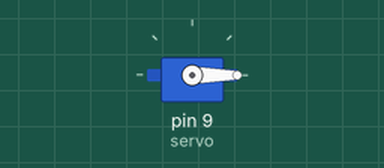
Bench run of a sketch on a simulated Arduino Uno, built with avr-gcc and run on an emulated ATmega328P. Parts: servo.

Above: at 0.05 s.
Timing chart, 0 to 3.0 s (numbered marks = the images above):
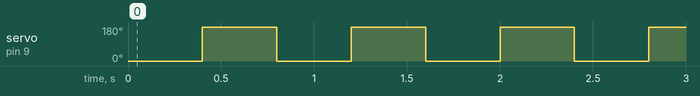

Measured:
- by itself, servo on pin 9 (servo): alternates 180° for 0.40 s and 0° for 0.40 s

The sketch:

sketch-servo-motor.ino
```cpp
#include <Servo.h>
Servo servo;

void setup() {
  servo.attach(9);
}

void loop() {
  servo.write(0);
  delay(400);
  servo.write(180);
  delay(400);
}
```
